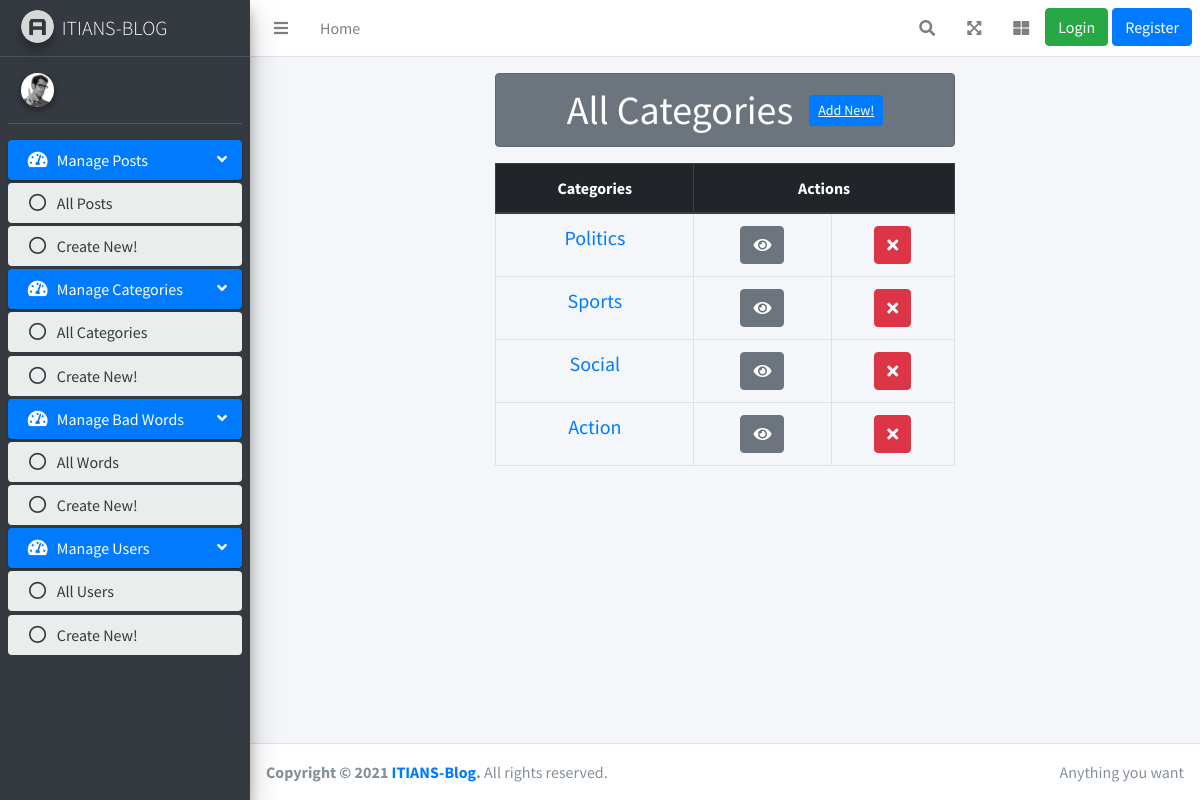
Before: /auth/categories with the older database file.
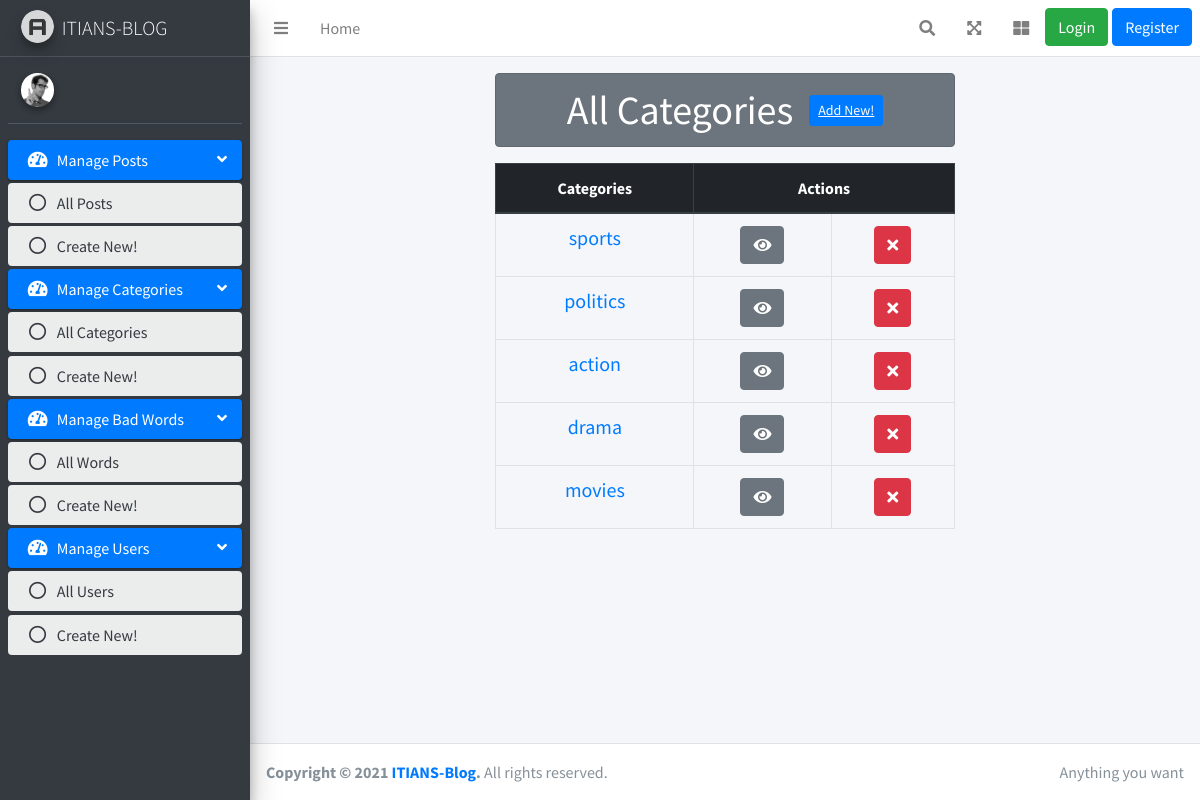
After: the same page with the newer database file.
### posts/models.py (models this page shows, shortened)
class Category(models.Model):
    name = models.CharField(max_length = 30)
    subscribers = models.ManyToManyField(User, blank=True, related_name="subscribers")

### dashboard/views.py (the view)
# urls.py: path("auth/categories", views.all_categories),
def all_categories(request):
    categories = Category.objects.all()
    context = {"data": categories}
    return render(request, 'auth/dashboard/categories/categories.html', context)

### dashboard/templates/auth/dashboard/categories/categories.html (shortened to what this page needs)
{%extends 'dashboard/layout/base.html'%}
{%block body_block %}
<div class="row">
    <div class="col-6 offset-3">
        <div class=" mt-3 text-center">
            <h1 class="alert alert-secondary">All Categories
                <a href="/auth/add/category" class="btn btn-sm btn-primary mb-2 ml-2">Add New!</a>
            </h1>
        </div>
        <table class="table table-bordered text-center">
            <thead class="thead-dark">
                <tr>
                    <th scope="col">Categories</th>
                    <th scope="col" colspan="2">Actions</th>
                </tr>
            </thead>
            <tbody>
                {%for category in data%}
                <tr>
                    <td><a href="/auth/category_details/{{category.id}}"><h5>{{category.name}}</h5></a></td>
                    <td><a href="/auth/category/edit/{{category.id}}" class="btn btn-secondary"><i class="fas fa-eye"></a></td>
                    <td><a href="/auth/category/delete/{{category.id}}" class="btn btn-danger"><i class="fas fa-times"></a></td>
                </tr>
                {%endfor%}
            </tbody>
        </table>
    </div>
</div>
{% endblock %}

Changed rows visible on the page:
changed Category: name "Politics" → "sports"
changed Category: name "Sports" → "politics"
changed Category: name "Social" → "action"
changed Category: name "Action" → "drama"
added Category: name "movies"
